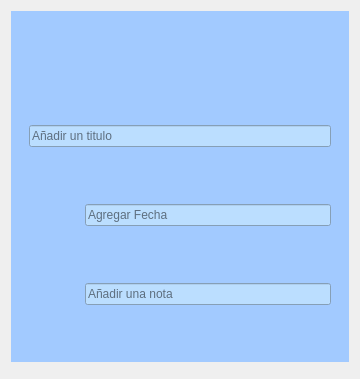
<?xml version="1.0" encoding="UTF-8"?>
<ui version="4.0">
 <class>Agregar</class>
 <widget class="QDialog" name="Agregar">
  <property name="geometry">
   <rect>
    <x>0</x>
    <y>0</y>
    <width>360</width>
    <height>379</height>
   </rect>
  </property>
  <property name="windowTitle">
   <string>Dialog</string>
  </property>
  <layout class="QGridLayout" name="gridLayout_2">
   <item row="0" column="0" rowspan="2" colspan="2">
    <widget class="QWidget" name="widget" native="true">
     <property name="styleSheet">
      <string notr="true">background-color: rgb(162, 202, 255);</string>
     </property>
     <layout class="QGridLayout" name="gridLayout_3">
      <item row="0" column="0">
       <widget class="QWidget" name="widget_2" native="true">
        <property name="sizePolicy">
         <sizepolicy hsizetype="Preferred" vsizetype="Fixed">
          <horstretch>0</horstretch>
          <verstretch>0</verstretch>
         </sizepolicy>
        </property>
        <layout class="QGridLayout" name="gridLayout">
         <item row="0" column="0">
          <widget class="QPushButton" name="salir">
           <property name="minimumSize">
            <size>
             <width>35</width>
             <height>35</height>
            </size>
           </property>
           <property name="styleSheet">
            <string notr="true">QPushButton{
border:Opx;
}

QPushButton:hover{
border:Sox sold #aa00ff;
background-color:#ff5050;
}</string>
           </property>
           <property name="text">
            <string/>
           </property>
           <property name="icon">
            <iconset resource="Recursos.qrc">
             <normaloff>:/Recursos/boton-cerrar.png</normaloff>:/Recursos/boton-cerrar.png</iconset>
           </property>
           <property name="iconSize">
            <size>
             <width>30</width>
             <height>30</height>
            </size>
           </property>
          </widget>
         </item>
         <item row="0" column="3">
          <widget class="QPushButton" name="btn_agregarGuardar">
           <property name="styleSheet">
            <string notr="true">QPushButton{
border:Opx;
}

QPushButton:hover{
border:Sox sold #aa00ff;
background-color:#b2d5ff;
}


</string>
           </property>
           <property name="text">
            <string/>
           </property>
           <property name="icon">
            <iconset resource="Recursos.qrc">
             <normaloff>:/Recursos/agregar-archivo.png</normaloff>:/Recursos/agregar-archivo.png</iconset>
           </property>
           <property name="iconSize">
            <size>
             <width>50</width>
             <height>50</height>
            </size>
           </property>
          </widget>
         </item>
         <item row="0" column="2">
          <spacer name="horizontalSpacer">
           <property name="orientation">
            <enum>Qt::Horizontal</enum>
           </property>
           <property name="sizeType">
            <enum>QSizePolicy::Fixed</enum>
           </property>
           <property name="sizeHint" stdset="0">
            <size>
             <width>120</width>
             <height>20</height>
            </size>
           </property>
          </spacer>
         </item>
        </layout>
       </widget>
      </item>
      <item row="1" column="0">
       <widget class="QWidget" name="widget_3" native="true">
        <layout class="QGridLayout" name="gridLayout_4">
         <item row="1" column="0">
          <widget class="QLabel" name="label_2">
           <property name="minimumSize">
            <size>
             <width>50</width>
             <height>50</height>
            </size>
           </property>
           <property name="maximumSize">
            <size>
             <width>40</width>
             <height>50</height>
            </size>
           </property>
           <property name="text">
            <string/>
           </property>
           <property name="pixmap">
            <pixmap resource="Recursos.qrc">:/Recursos/calendario-diario.png</pixmap>
           </property>
           <property name="scaledContents">
            <bool>true</bool>
           </property>
          </widget>
         </item>
         <item row="3" column="1">
          <widget class="QLineEdit" name="lineEdit_3">
           <property name="styleSheet">
            <string notr="true">background-color: rgb(187, 222, 255);</string>
           </property>
           <property name="placeholderText">
            <string>Añadir una nota</string>
           </property>
          </widget>
         </item>
         <item row="3" column="0">
          <widget class="QLabel" name="label_3">
           <property name="maximumSize">
            <size>
             <width>50</width>
             <height>50</height>
            </size>
           </property>
           <property name="text">
            <string/>
           </property>
           <property name="pixmap">
            <pixmap resource="Recursos.qrc">:/Recursos/agregar-archivo.png</pixmap>
           </property>
           <property name="scaledContents">
            <bool>true</bool>
           </property>
          </widget>
         </item>
         <item row="0" column="0" colspan="2">
          <widget class="QLineEdit" name="lineEdit">
           <property name="styleSheet">
            <string notr="true">background-color: rgb(187, 222, 255);</string>
           </property>
           <property name="placeholderText">
            <string>Añadir un titulo</string>
           </property>
          </widget>
         </item>
         <item row="1" column="1">
          <widget class="QLineEdit" name="lineEdit_2">
           <property name="styleSheet">
            <string notr="true">background-color: rgb(187, 222, 255);</string>
           </property>
           <property name="placeholderText">
            <string>Agregar Fecha</string>
           </property>
          </widget>
         </item>
        </layout>
       </widget>
      </item>
     </layout>
    </widget>
   </item>
   <item row="2" column="0">
    <widget class="QDialogButtonBox" name="buttonBox">
     <property name="orientation">
      <enum>Qt::Horizontal</enum>
     </property>
    </widget>
   </item>
  </layout>
 </widget>
 <resources>
  <include location="Recursos.qrc"/>
 </resources>
 <connections>
  <connection>
   <sender>buttonBox</sender>
   <signal>accepted()</signal>
   <receiver>Agregar</receiver>
   <slot>accept()</slot>
   <hints>
    <hint type="sourcelabel">
     <x>248</x>
     <y>254</y>
    </hint>
    <hint type="destinationlabel">
     <x>157</x>
     <y>274</y>
    </hint>
   </hints>
  </connection>
  <connection>
   <sender>buttonBox</sender>
   <signal>rejected()</signal>
   <receiver>Agregar</receiver>
   <slot>reject()</slot>
   <hints>
    <hint type="sourcelabel">
     <x>316</x>
     <y>260</y>
    </hint>
    <hint type="destinationlabel">
     <x>286</x>
     <y>274</y>
    </hint>
   </hints>
  </connection>
 </connections>
</ui>
